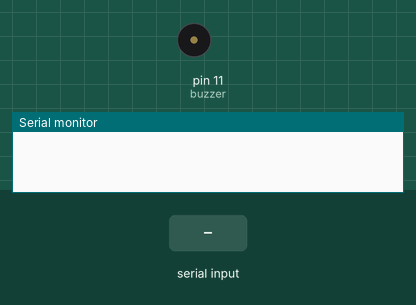
Recording of a sketch running on a simulated Arduino Uno, built with avr-gcc and run on an emulated ATmega328P. On the bench: buzzer (waves = sounding), the last lines printed to the serial monitor. Inputs (shaded band) come from the test bench.

Above: at 1.2 s.
1.3 s: "1\n" received over Serial
At 1.8 s:
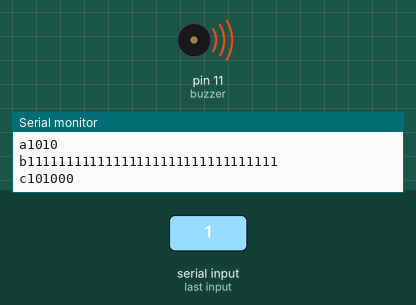
Timing chart, 0 to 4.3 s (numbered marks = the images above; inputs shaded):
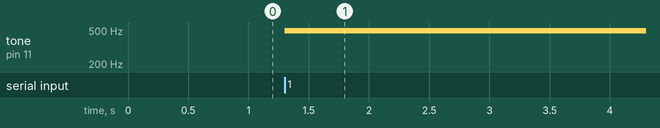

Measured:
- after the input at 1.3 s, tone on pin 11 (buzzer): silent → 490 Hz at once

The sketch:

combined.ino
```cpp
int rotary = A0;
int rotaryData;
int oldRotaryData = 0;
int buzzer = 11;
char readByte1 = 0;
char readByte2 = 0;
int writeBuzzer = 0;

void setup(){
  pinMode(rotary, INPUT);
  pinMode(buzzer, OUTPUT);
  Serial.begin(9600);
}

void loop(){
  if (Serial.available() > 0){
    readByte1 = Serial.read();
    Serial.print('a');
    Serial.print(readByte1, BIN);
    Serial.print('\n');
    readByte2 = Serial.read();
    Serial.print('b');
    Serial.print(readByte2, BIN);
    Serial.print('\n');
    writeBuzzer = 0;
    writeBuzzer = readByte1<<2 & readByte2>>6;
    Serial.print('c');
    Serial.print(writeBuzzer, BIN);
    Serial.print('\n');
    analogWrite(buzzer, writeBuzzer);
    delay(100);
  }
}
```
